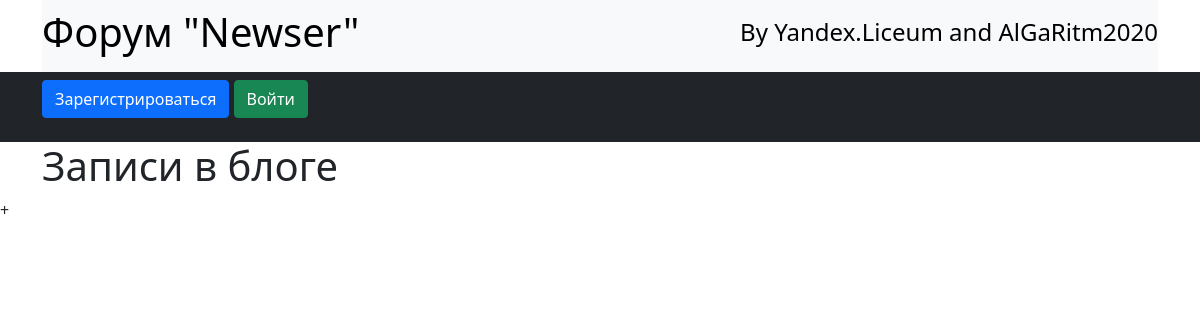
Before: / with the older database file.
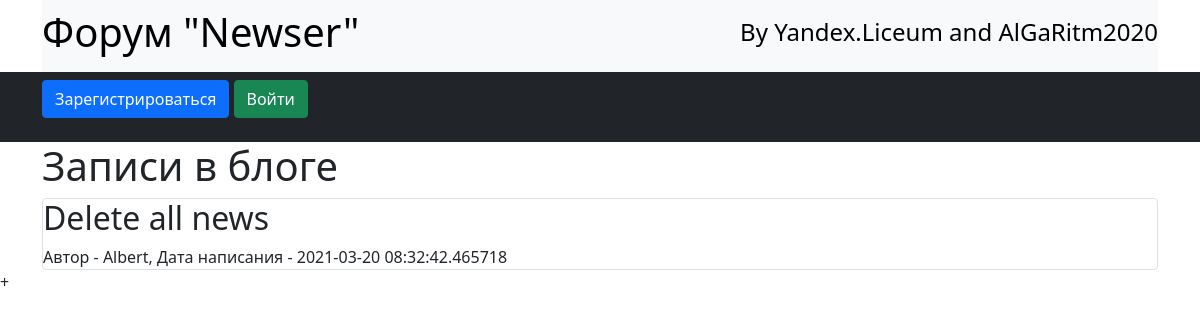
After: the same page with the newer database file.
### data/news.py (models this page shows)
class News(SqlAlchemyBase, SerializerMixin):
    __tablename__ = 'news'
    id = sqlalchemy.Column(sqlalchemy.Integer,
                           primary_key=True, autoincrement=True)
    title = sqlalchemy.Column(sqlalchemy.String, nullable=True)
    content = sqlalchemy.Column(sqlalchemy.String, nullable=True)
    created_date = sqlalchemy.Column(sqlalchemy.DateTime,
                                     default=datetime.datetime.now)
    is_private = sqlalchemy.Column(sqlalchemy.Boolean, default=True)
    user_id = sqlalchemy.Column(sqlalchemy.Integer,
                                sqlalchemy.ForeignKey("users.id"))
    user = orm.relation('User')
    categories = orm.relation("Category",
                              secondary="association",
                              backref="news")

### data/users.py (models this page shows, shortened)
class User(SqlAlchemyBase, UserMixin, SerializerMixin):
    __tablename__ = 'users'
    id = sqlalchemy.Column(sqlalchemy.Integer,
                           primary_key=True, autoincrement=True)
    name = sqlalchemy.Column(sqlalchemy.String, nullable=True)
    about = sqlalchemy.Column(sqlalchemy.String, nullable=True)
    email = sqlalchemy.Column(sqlalchemy.String,
                              index=True, unique=True, nullable=True)
    hashed_password = sqlalchemy.Column(sqlalchemy.String, nullable=True)
    created_date = sqlalchemy.Column(sqlalchemy.DateTime,
                                     default=datetime.datetime.now)
    news = orm.relation("News", back_populates='user')

### main.py (the view)
@app.route("/")
def home_page():
    db_sess = db_session.create_session()
    if current_user.is_authenticated:
        news = db_sess.query(News).filter(
            (News.user == current_user) | (News.is_private != True))
    else:
        news = db_sess.query(News).filter(News.is_private != True)
    return render_template("index.html", news=news)

### data/db_session.py (called while the page is built)
def create_session() -> Session:
    global __factory
    return __factory()

### templates/index.html (shortened to what this page needs)
{% extends "base.html" %}
{% block content %}
<h1>Записи в блоге</h1>
{% for item in news%}
<div class="col-md6 border rounded">
    <h2>{{item.title}}</h2>
    <div>
        Автор - {{item.user.name}}, Дата написания - {{item.created_date}}
    </div>
</div>
{% endfor %}
{% endblock %}

### templates/base.html (shortened to what this page needs)
<!doctype html>
<html lang="en">
  <head>
    <link href="https://cdn.jsdelivr.net/npm/bootstrap@5.0.0-beta2/dist/css/bootstrap.min.css" rel="stylesheet">
    <link rel="stylesheet" type="text/css" href='../static/css/style.css'>
  </head>
  <body>
  <div class="container">
  <nav class="navbar navbar-light bg-light">
    <h1 class='header header-primary'>Форум "Newser"</h1>
    <h4 class='header'>By Yandex.Liceum and AlGaRitm2020</h4>
  </nav>
  </div>
  <nav class="navbar bg-dark navbar-dark">
    <div class="container">
    {% if current_user.is_authenticated %}
    <a class="navbar-brand" href="/logout">{{ current_user.name }}</a>
{% else %}
    <p>
        <a class="btn btn-primary " href="/register">Зарегистрироваться</a>
        <a class="btn btn-success" href="/login">Войти</a>
    </p>
{% endif %}
      </div>
  </nav>
  <div class="container">
      {% block content %}{% endblock %}
  </div>
  </body>
</html>+

### static/css/style.css (style rules this page uses)
* { margin: 0; padding: 0; box-sizing: border-box; }
.header { color: #000000; font-weight: normal; text-align: center; }

Changed rows visible on the page:
added News: title "Delete all news", user.name "Albert", created_date "2021-03-20 08:32:42.465718"
